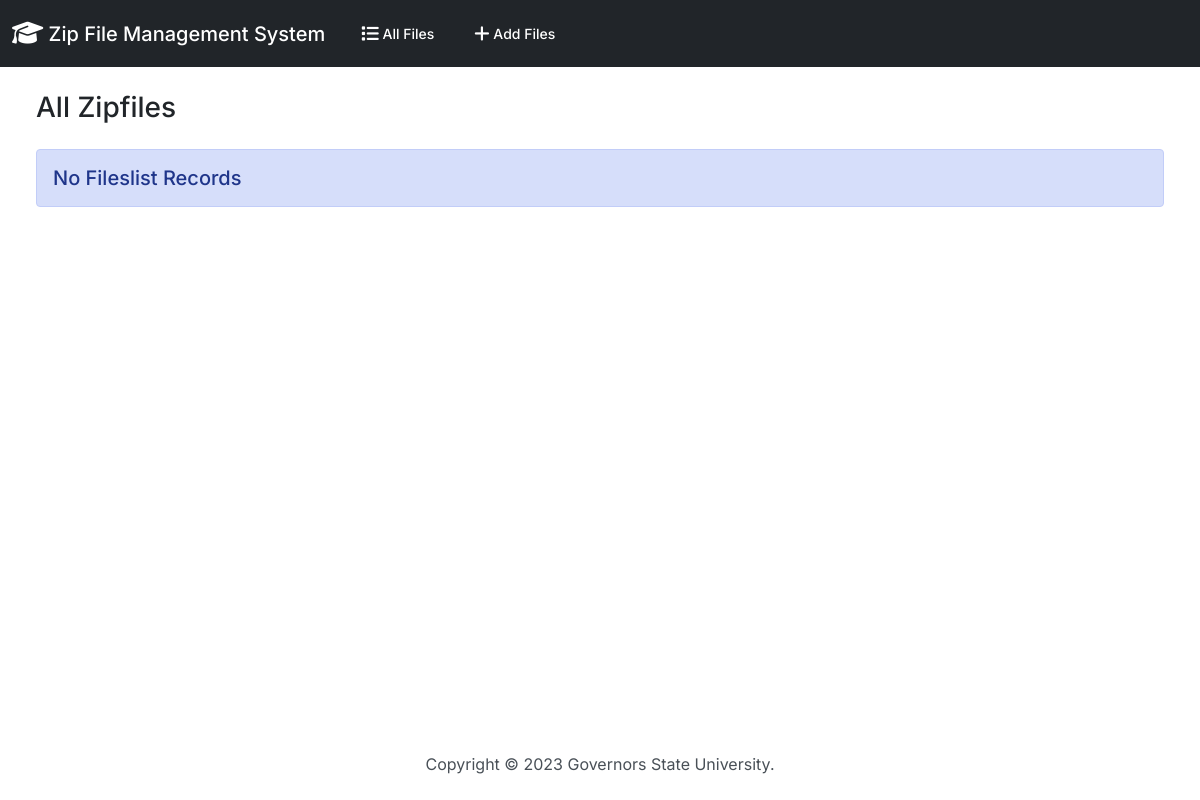
The app's page /, older data.
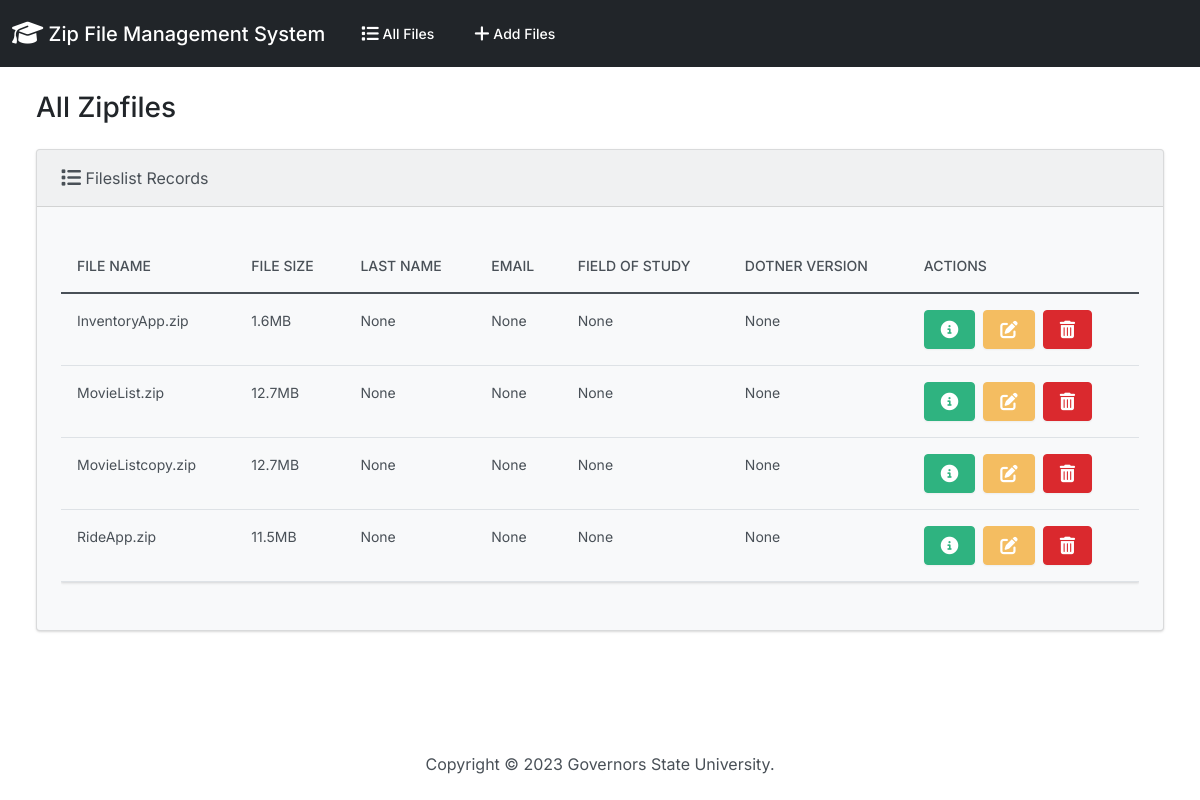
The same page, newer data.
### zipfiles/models.py (models this page shows, shortened)
class Fileslist(models.Model):
  id_number = models.PositiveIntegerField(null=True)
  f_name = models.CharField(max_length=255,null=True)
  f_size = models.CharField(max_length=50,null=True)
  myfiles = models.FileField(upload_to="")
  user_name = models.CharField(max_length=50,null=True)
  db_name = models.CharField(max_length=50,null=True)
  email = models.EmailField(max_length=100,null=True)
  is_build_succeeded = models.CharField(max_length=50,null=True)
  dotnet_version = models.CharField(max_length=20,null=True)

### zipfiles/views.py (the view)
# urls.py: path('', views.index, name='index'),
def index(request):
  return render(request, 'zipfiles/index.html', {
    'zipfiles': Fileslist.objects.all()
  })

### zipfiles/templates/zipfiles/index.html (shortened to what this page needs)
{% extends "zipfiles/base.html" %}
{% block body %}
<h3 class="m-4">All Zipfiles</h3>
<div class="row">
  <div class="col-12">
    {% if zipfiles %}
    <div class="card bg-light ms-4 me-4 mb-4">
      <div class="card-header">
        <i class="fa-solid fa-list fa-lg"></i> Fileslist Records
      </div>
      <div class="card-body">
        <p class="card-text">
          <div class="table-responsive">
            <table class="table table-hover">
              <thead>
                <tr>
                  <th scope="col">File Name</th>
                  <th scope="col">File Size</th>
                  <th scope="col">Last Name</th>
                  <th scope="col">Email</th>
                  <th scope="col">Field of Study</th>
                  <th scope="col">Dotner version</th>
                  <th scope="col">Actions</th>
                </tr>
              </thead>
              <tbody>
                {% for zipfile in zipfiles %}
                  <tr>
                    <td>{{ zipfile.f_name }}</td>
                    <td>{{ zipfile.f_size }}</td>
                    <td>{{ zipfile.db_name }}</td>
                    <td>{{ zipfile.email }}</td>
                    <td>{{ zipfile.is_build_succeeded }}</td>
                    <td>{{ zipfile.dotnet_version }}</td>
                    <td>
                      <button type="button" class="btn btn-success me-1" href="{% url 'view_student' zipfile.id %}" data-bs-toggle="modal" data-bs-target="#myModal{{zipfile.id}}">
                      </button>
                      <a class="btn btn-warning me-1" href="{% url 'edit' zipfile.id %}">
                      </a>
                      <button type="button" class="btn btn-danger" data-bs-toggle="modal" data-bs-target="#delete{{zipfile.id}}">
                      </button>
                    </td>
                  </tr>
                {% endfor %}
              </tbody>
            </table>
          </div>
        </p>
      </div>
    </div>
    {% else %}
      <h5 class="alert alert-primary ms-4 me-4">No Fileslist Records</h5>
    {% endif %}
  </div>
</div>
{% endblock %}

Row changes from the older to the newer data that the page shows:
added Fileslist: f_name "InventoryApp.zip", f_size "1.6MB", db_name "None", email "None", is_build_succeeded "None", dotnet_version "None"
added Fileslist: f_name "MovieList.zip", f_size "12.7MB", db_name "None", email "None", is_build_succeeded "None", dotnet_version "None"
added Fileslist: f_name "MovieListcopy.zip", f_size "12.7MB", db_name "None", email "None", is_build_succeeded "None", dotnet_version "None"
added Fileslist: f_name "RideApp.zip", f_size "11.5MB", db_name "None", email "None", is_build_succeeded "None", dotnet_version "None"
Text that changed along with them:
text no longer shown: "No Fileslist Records"
text now shown: "Fileslist Records FILE NAME FILE SIZE LAST NAME EMAIL FIELD OF STUDY DOTNER VERSION ACTIONS"
